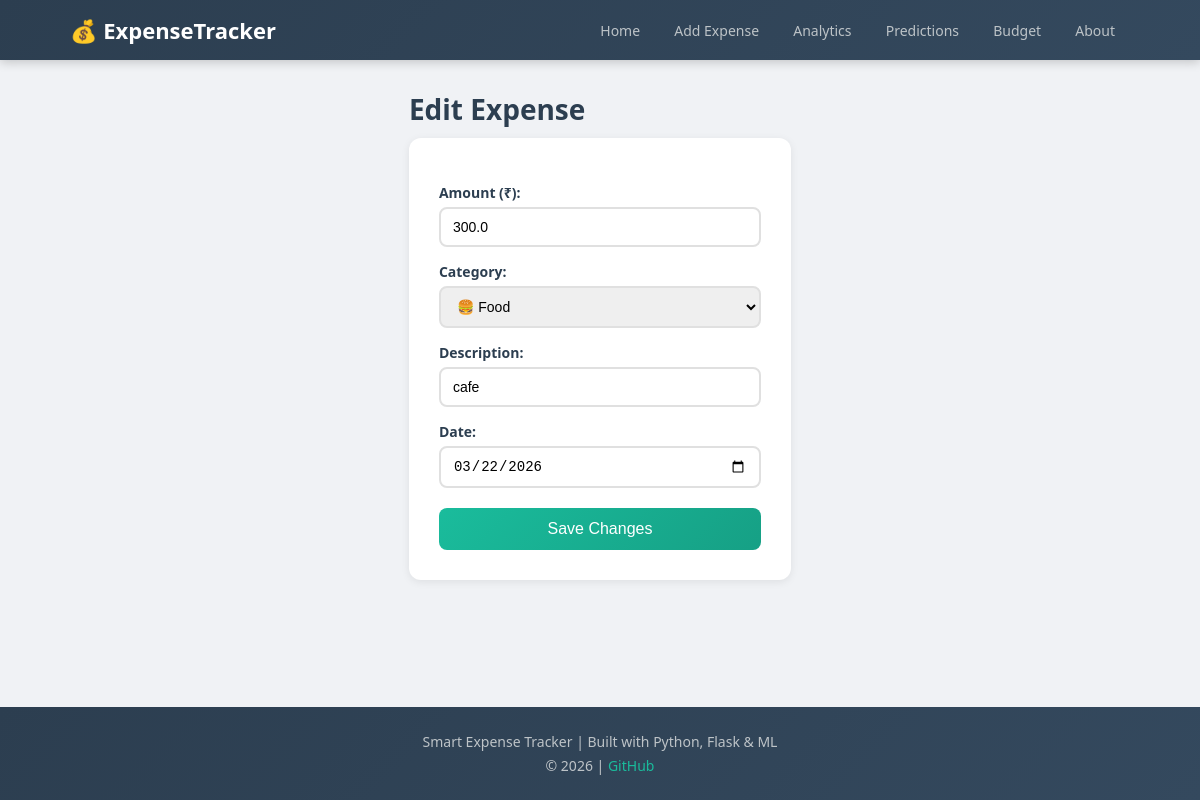
The app's page /edit/7 with its own data.
### tables this page shows
CREATE TABLE expenses (
            id INTEGER PRIMARY KEY AUTOINCREMENT,
            amount REAL NOT NULL,
            category TEXT NOT NULL,
            description TEXT,
            date TEXT NOT NULL
        );

### app.py (the view, shortened to what this page needs)
@app.route('/edit/<int:id>', methods=['GET', 'POST'])
def edit(id):
    conn = get_db_connection()
    expense = conn.execute(
        'SELECT * FROM expenses WHERE id = ?', (id,)
    ).fetchone()
    conn.close()
    return render_template('edit.html', expense = expense)

### app.py (called while the page is built)
def get_db_connection():
    conn = sqlite3.connect('expenses.db')
    conn.row_factory = sqlite3.Row
    return conn

### templates/edit.html (shortened to what this page needs)
{% extends 'base.html' %}
{% block content %}
    <h1>Edit Expense</h1>
    <form method="POST" action="/edit/{{ expense['id'] }}">
        <label for="amount">Amount (₹):</label>
        <input type="number" id="amount" name="amount"
               value="{{ expense['amount'] }}" required>
        <label for="category">Category:</label>
        <select id="category" name="category" required>
            <option value="Food" {% if expense['category'] == 'Food' %}selected{% endif %}>🍔 Food</option>
        </select>
        <label for="description">Description:</label>
        <input type="text" id="description" name="description"
               value="{{ expense['description'] }}" >
        <label for="date">Date:</label>
        <input type="date" id="date" name="date"
               value="{{ expense['date'] }}" required>
        <button type="submit">Save Changes</button>
    </form>
{% endblock %}

### static/style.css (style rules this page uses)
* { margin: 0; padding: 0; box-sizing: border-box; }
body { font-family: 'Segoe UI', Tahoma, Geneva, Verdana, sans-serif; background-color: #f0f2f5; color: #333; min-height: 100vh; display: flex; flex-direction: column; }
html, body { overflow-x: hidden; width: 100%; }
h1 { color: #2c3e50; margin-bottom: 10px; font-size: 28px; }
form { background: white; padding: 30px; border-radius: 12px; box-shadow: 0 2px 8px rgba(0,0,0,0.08); max-width: 500px; }
label { display: block; margin-top: 15px; margin-bottom: 5px; font-weight: bold; color: #2c3e50; font-size: 14px; }
input, select { width: 100%; padding: 10px 12px; border: 2px solid #e0e0e0; border-radius: 8px; font-size: 14px; transition: border-color 0.3s ease; }
button { margin-top: 20px; padding: 12px 30px; background: linear-gradient(135deg, #1abc9c, #16a085); color: white; border: none; border-radius: 8px; font-size: 16px; cursor: pointer; width: 100%; transition: transform 0.2s ease, box-shadow 0.2s ease; }

### records on screen
expenses: amount "300.0", category "🍔 Food", description "cafe", date "03/22/2026"
